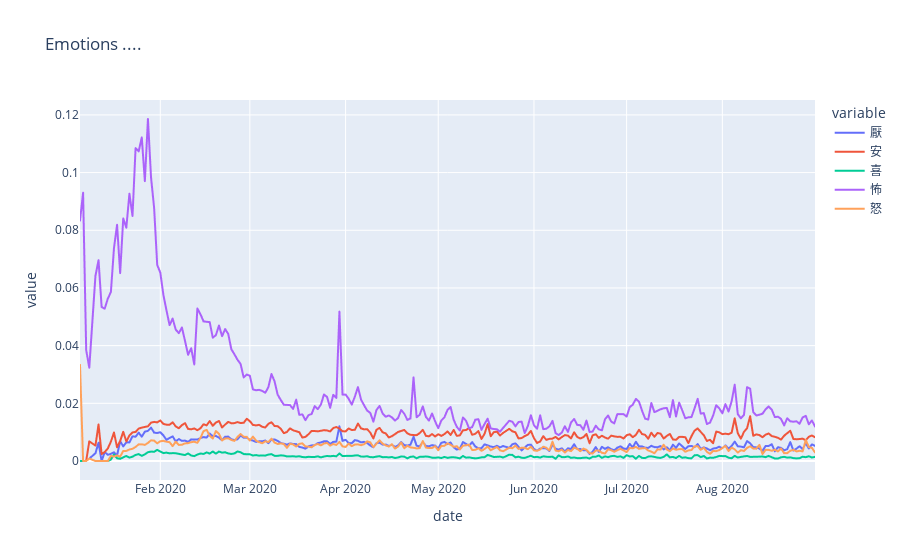

Notebook code cell kept with this figure:
### Markdown cell above
## (C) 2020年1〜8月の感情分布の可視化 (pickle から読み込み版)
上記(A)のコードから可視化機能のみ流用したバージョン。冒頭は(B)のコードで生成した解析結果を読み込んでいる。

### Code cell
import pickle
import pandas as pd

# 各月の感情推定の結果を読み込む
with open(r"month_results_json\Jan_2020.pickle", "rb") as f:
    df1 = pickle.load(f) 
with open(r"month_results_json\Feb_2020.pickle", "rb") as f:
    df2 = pickle.load(f) 
with open(r"month_results_json\Mar_2020.pickle", "rb") as f:
    df3 = pickle.load(f) 
with open(r"month_results_json\Apr_2020.pickle", "rb") as f:
    df4 = pickle.load(f) 
with open(r"month_results_json\May_2020.pickle", "rb") as f:
    df5 = pickle.load(f) 
with open(r"month_results_json\Jun_2020.pickle", "rb") as f:
    df6 = pickle.load(f) 
with open(r"month_results_json\Jul_2020.pickle", "rb") as f:
    df7 = pickle.load(f) 
with open(r"month_results_json\Aug_2020.pickle", "rb") as f:
    df8 = pickle.load(f) 

# １〜８月の結果を連結
df = pd.concat([df1, df2, df3, df4, df5, df6, df7, df8], axis=0)
# df = df.drop("index", axis=1)
df = df.loc[:,['date','厭', '安','喜','怖', '怒']]
df = df.reset_index()
print(df)

# Plotly Express を用いた可視化
import plotly_express as px
df_melt = df.melt(id_vars='date', value_vars=j_emotions.values()) # value_vars=emotions)
fig = px.line(df_melt, x="date", y="value", color='variable',
              title="Emotions ....")
fig.show()

### Figure 1 — Plotly figure (JSON) as saved in the notebook; plotly's stock layout.template omitted (floating-point values rounded to 4 significant figures; data arrays with more than 128 entries replaced by an {"elided": "..."} marker saying what was removed)
{"data": [{"hovertemplate": "variable=厭<br>date=%{x}<br>value=%{y}<extra></extra>", "legendgroup": "厭", "line": {"color": "#636efa", "dash": "solid"}, "mode": "lines", "name": "厭", "showlegend": true, "type": "scattergl", "x": {"elided": "237 str values"}, "xaxis": "x", "y": {"elided": "237 float values"}, "yaxis": "y"}, {"hovertemplate": "variable=安<br>date=%{x}<br>value=%{y}<extra></extra>", "legendgroup": "安", "line": {"color": "#EF553B", "dash": "solid"}, "mode": "lines", "name": "安", "showlegend": true, "type": "scattergl", "x": {"elided": "237 str values"}, "xaxis": "x", "y": {"elided": "237 float values"}, "yaxis": "y"}, {"hovertemplate": "variable=喜<br>date=%{x}<br>value=%{y}<extra></extra>", "legendgroup": "喜", "line": {"color": "#00cc96", "dash": "solid"}, "mode": "lines", "name": "喜", "showlegend": true, "type": "scattergl", "x": {"elided": "237 str values"}, "xaxis": "x", "y": {"elided": "237 float values"}, "yaxis": "y"}, {"hovertemplate": "variable=怖<br>date=%{x}<br>value=%{y}<extra></extra>", "legendgroup": "怖", "line": {"color": "#ab63fa", "dash": "solid"}, "mode": "lines", "name": "怖", "showlegend": true, "type": "scattergl", "x": {"elided": "237 str values"}, "xaxis": "x", "y": {"elided": "237 float values"}, "yaxis": "y"}, {"hovertemplate": "variable=怒<br>date=%{x}<br>value=%{y}<extra></extra>", "legendgroup": "怒", "line": {"color": "#FFA15A", "dash": "solid"}, "mode": "lines", "name": "怒", "showlegend": true, "type": "scattergl", "x": {"elided": "237 str values"}, "xaxis": "x", "y": {"elided": "237 float values"}, "yaxis": "y"}], "layout": {"legend": {"title": {"text": "variable"}, "tracegroupgap": 0}, "title": {"text": "Emotions ...."}, "xaxis": {"anchor": "y", "domain": [0, 1], "title": {"text": "date"}}, "yaxis": {"anchor": "x", "domain": [0, 1], "title": {"text": "value"}}}}
